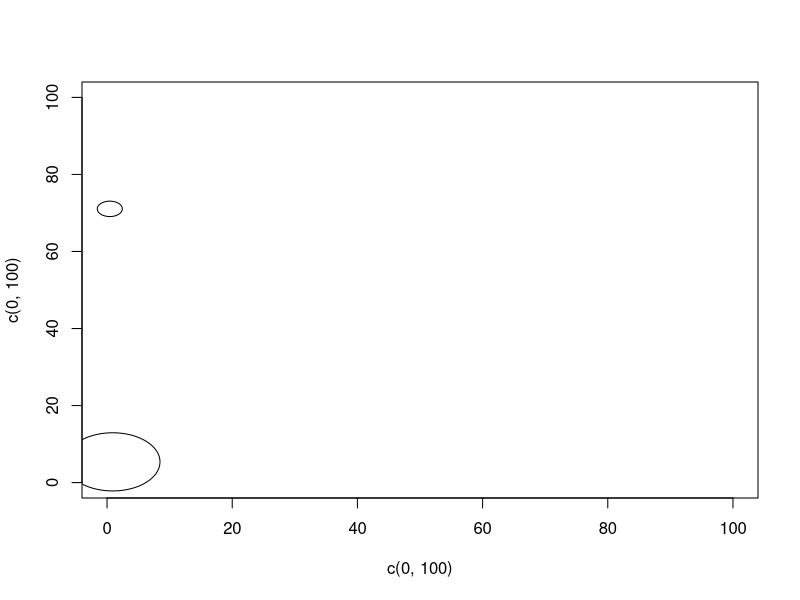

Here is the R script that generated this plot:
library(plotrix)
library(ggplot2)
library(grid)
setwd("C:/pywork/exoplanet")
getwd

exoplanet <-read.csv('exoplanets.csv', na.strings=c("", "NA"), 
                     stringsAsFactors=FALSE, sep = ',')
dim(exoplanet)
names(exoplanet)
summary(exoplanet)

discovery <- c(unique(exoplanet$PLANETDISCMETH))
seq(discovery)
discovery[1]
exo1<-function(date, discovery)
{
  plot(c(0, 100), c(0, 100), type = "n")
  theta <- seq(0, 2 * pi, length = 200)
  for (n in seq(discovery))
  {
    data=subset(exoplanet, exoplanet$DATE == date & exoplanet$PLANETDISCMETH == discovery[n])
    y_center <- median(data$PERIOD)
    x_center <- median(data$R)
    radius <- sqrt(unique(data$numPlanets))
    lines(x = x_center + radius * cos(theta), y = y_center + radius * sin(theta))
  }
}
exo1(2013,discovery)
